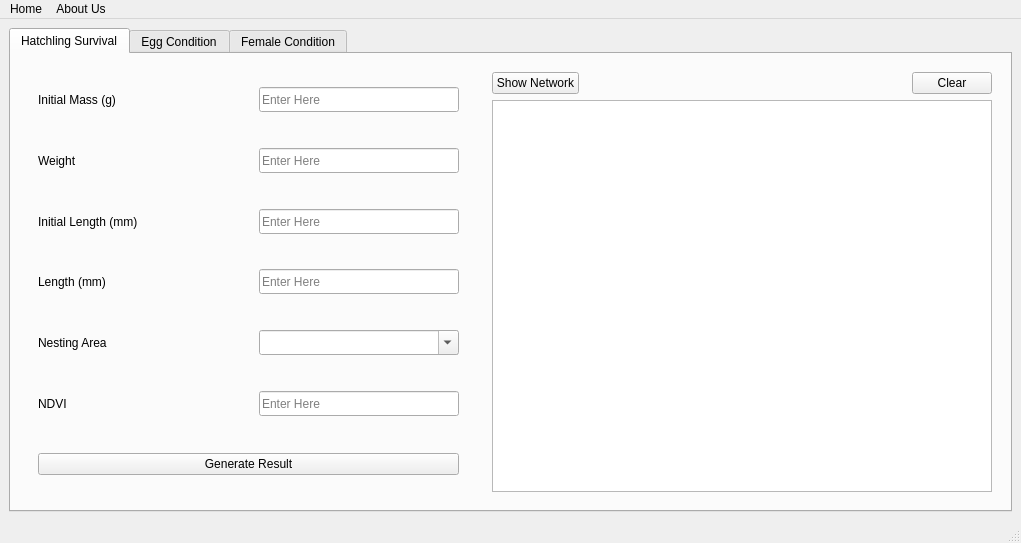
<?xml version="1.0" encoding="UTF-8"?>
<ui version="4.0">
 <class>MainWindow</class>
 <widget class="QMainWindow" name="MainWindow">
  <property name="geometry">
   <rect>
    <x>0</x>
    <y>0</y>
    <width>1021</width>
    <height>543</height>
   </rect>
  </property>
  <property name="windowTitle">
   <string>Survival Predictor</string>
  </property>
  <widget class="QWidget" name="centralwidget">
   <layout class="QHBoxLayout" name="horizontalLayout_8">
    <item>
     <widget class="QTabWidget" name="tabWidget">
      <property name="currentIndex">
       <number>0</number>
      </property>
      <widget class="QWidget" name="tab">
       <attribute name="title">
        <string>Hatchling Survival</string>
       </attribute>
       <layout class="QHBoxLayout" name="horizontalLayout_6">
        <item>
         <widget class="QWidget" name="widget" native="true">
          <layout class="QVBoxLayout" name="verticalLayout">
           <item>
            <widget class="QWidget" name="widget_2" native="true">
             <layout class="QHBoxLayout" name="horizontalLayout">
              <item>
               <widget class="QLabel" name="label">
                <property name="text">
                 <string>Initial Mass (g)</string>
                </property>
               </widget>
              </item>
              <item>
               <spacer name="horizontalSpacer">
                <property name="orientation">
                 <enum>Qt::Horizontal</enum>
                </property>
                <property name="sizeHint" stdset="0">
                 <size>
                  <width>40</width>
                  <height>20</height>
                 </size>
                </property>
               </spacer>
              </item>
              <item>
               <widget class="QLineEdit" name="initialMass_hatchling">
                <property name="minimumSize">
                 <size>
                  <width>200</width>
                  <height>25</height>
                 </size>
                </property>
                <property name="maximumSize">
                 <size>
                  <width>400</width>
                  <height>25</height>
                 </size>
                </property>
                <property name="placeholderText">
                 <string>Enter Here</string>
                </property>
               </widget>
              </item>
             </layout>
            </widget>
           </item>
           <item>
            <widget class="QWidget" name="widget_3" native="true">
             <layout class="QHBoxLayout" name="horizontalLayout_2">
              <item>
               <widget class="QLabel" name="label_3">
                <property name="text">
                 <string>Weight</string>
                </property>
               </widget>
              </item>
              <item>
               <spacer name="horizontalSpacer_2">
                <property name="orientation">
                 <enum>Qt::Horizontal</enum>
                </property>
                <property name="sizeHint" stdset="0">
                 <size>
                  <width>40</width>
                  <height>20</height>
                 </size>
                </property>
               </spacer>
              </item>
              <item>
               <widget class="QLineEdit" name="weight_hatchling">
                <property name="minimumSize">
                 <size>
                  <width>200</width>
                  <height>25</height>
                 </size>
                </property>
                <property name="maximumSize">
                 <size>
                  <width>400</width>
                  <height>25</height>
                 </size>
                </property>
                <property name="placeholderText">
                 <string>Enter Here</string>
                </property>
               </widget>
              </item>
             </layout>
            </widget>
           </item>
           <item>
            <widget class="QWidget" name="widget_4" native="true">
             <layout class="QHBoxLayout" name="horizontalLayout_3">
              <item>
               <widget class="QLabel" name="label_4">
                <property name="text">
                 <string>Initial Length (mm)</string>
                </property>
               </widget>
              </item>
              <item>
               <spacer name="horizontalSpacer_3">
                <property name="orientation">
                 <enum>Qt::Horizontal</enum>
                </property>
                <property name="sizeHint" stdset="0">
                 <size>
                  <width>40</width>
                  <height>20</height>
                 </size>
                </property>
               </spacer>
              </item>
              <item>
               <widget class="QLineEdit" name="initialLength_hatchling">
                <property name="minimumSize">
                 <size>
                  <width>200</width>
                  <height>25</height>
                 </size>
                </property>
                <property name="maximumSize">
                 <size>
                  <width>400</width>
                  <height>25</height>
                 </size>
                </property>
                <property name="placeholderText">
                 <string>Enter Here</string>
                </property>
               </widget>
              </item>
             </layout>
            </widget>
           </item>
           <item>
            <widget class="QWidget" name="widget_5" native="true">
             <layout class="QHBoxLayout" name="horizontalLayout_4">
              <item>
               <widget class="QLabel" name="label_5">
                <property name="text">
                 <string>Length (mm)</string>
                </property>
               </widget>
              </item>
              <item>
               <spacer name="horizontalSpacer_4">
                <property name="orientation">
                 <enum>Qt::Horizontal</enum>
                </property>
                <property name="sizeHint" stdset="0">
                 <size>
                  <width>40</width>
                  <height>20</height>
                 </size>
                </property>
               </spacer>
              </item>
              <item>
               <widget class="QLineEdit" name="length_hatchling">
                <property name="minimumSize">
                 <size>
                  <width>200</width>
                  <height>25</height>
                 </size>
                </property>
                <property name="maximumSize">
                 <size>
                  <width>400</width>
                  <height>25</height>
                 </size>
                </property>
                <property name="placeholderText">
                 <string>Enter Here</string>
                </property>
               </widget>
              </item>
             </layout>
            </widget>
           </item>
           <item>
            <widget class="QWidget" name="widget_8" native="true">
             <layout class="QHBoxLayout" name="horizontalLayout_7">
              <item>
               <widget class="QLabel" name="label_8">
                <property name="text">
                 <string>Nesting Area</string>
                </property>
               </widget>
              </item>
              <item>
               <spacer name="horizontalSpacer_7">
                <property name="orientation">
                 <enum>Qt::Horizontal</enum>
                </property>
                <property name="sizeHint" stdset="0">
                 <size>
                  <width>40</width>
                  <height>20</height>
                 </size>
                </property>
               </spacer>
              </item>
              <item>
               <widget class="QComboBox" name="nesting_hatchling">
                <property name="minimumSize">
                 <size>
                  <width>200</width>
                  <height>25</height>
                 </size>
                </property>
                <property name="maximumSize">
                 <size>
                  <width>400</width>
                  <height>25</height>
                 </size>
                </property>
                <property name="editable">
                 <bool>true</bool>
                </property>
                <property name="currentText">
                 <string/>
                </property>
               </widget>
              </item>
             </layout>
            </widget>
           </item>
           <item>
            <widget class="QWidget" name="widget_6" native="true">
             <layout class="QHBoxLayout" name="horizontalLayout_5">
              <item>
               <widget class="QLabel" name="label_6">
                <property name="text">
                 <string>NDVI</string>
                </property>
               </widget>
              </item>
              <item>
               <spacer name="horizontalSpacer_5">
                <property name="orientation">
                 <enum>Qt::Horizontal</enum>
                </property>
                <property name="sizeHint" stdset="0">
                 <size>
                  <width>40</width>
                  <height>20</height>
                 </size>
                </property>
               </spacer>
              </item>
              <item>
               <widget class="QLineEdit" name="ndvi_hatchling">
                <property name="minimumSize">
                 <size>
                  <width>200</width>
                  <height>25</height>
                 </size>
                </property>
                <property name="maximumSize">
                 <size>
                  <width>400</width>
                  <height>25</height>
                 </size>
                </property>
                <property name="placeholderText">
                 <string>Enter Here</string>
                </property>
               </widget>
              </item>
             </layout>
            </widget>
           </item>
           <item>
            <widget class="QWidget" name="widget_7" native="true">
             <layout class="QGridLayout" name="gridLayout_2">
              <item row="1" column="0">
               <widget class="QPushButton" name="process_hatchling">
                <property name="text">
                 <string>Generate Result</string>
                </property>
                <property name="iconSize">
                 <size>
                  <width>200</width>
                  <height>200</height>
                 </size>
                </property>
                <property name="shortcut">
                 <string>Return</string>
                </property>
               </widget>
              </item>
             </layout>
            </widget>
           </item>
          </layout>
         </widget>
        </item>
        <item>
         <widget class="QWidget" name="widget_13" native="true">
          <layout class="QGridLayout" name="gridLayout">
           <item row="0" column="2">
            <widget class="QPushButton" name="clear_hatchling">
             <property name="text">
              <string>Clear</string>
             </property>
            </widget>
           </item>
           <item row="0" column="1">
            <spacer name="horizontalSpacer_9">
             <property name="orientation">
              <enum>Qt::Horizontal</enum>
             </property>
             <property name="sizeHint" stdset="0">
              <size>
               <width>40</width>
               <height>20</height>
              </size>
             </property>
            </spacer>
           </item>
           <item row="0" column="0">
            <widget class="QPushButton" name="network_hatchling">
             <property name="text">
              <string>Show Network</string>
             </property>
            </widget>
           </item>
           <item row="1" column="0" colspan="3">
            <widget class="QGraphicsView" name="result_Hatchling">
             <property name="minimumSize">
              <size>
               <width>500</width>
               <height>0</height>
              </size>
             </property>
            </widget>
           </item>
          </layout>
         </widget>
        </item>
       </layout>
      </widget>
      <widget class="QWidget" name="tab_2">
       <attribute name="title">
        <string>Egg Condition</string>
       </attribute>
       <layout class="QHBoxLayout" name="horizontalLayout_18">
        <item>
         <widget class="QWidget" name="widget_17" native="true">
          <layout class="QVBoxLayout" name="verticalLayout_3">
           <item>
            <widget class="QWidget" name="widget_18" native="true">
             <layout class="QHBoxLayout" name="horizontalLayout_17">
              <item>
               <widget class="QLabel" name="label_13">
                <property name="text">
                 <string>NDVI</string>
                </property>
               </widget>
              </item>
              <item>
               <spacer name="horizontalSpacer_13">
                <property name="orientation">
                 <enum>Qt::Horizontal</enum>
                </property>
                <property name="sizeHint" stdset="0">
                 <size>
                  <width>40</width>
                  <height>20</height>
                 </size>
                </property>
               </spacer>
              </item>
              <item>
               <widget class="QLineEdit" name="ndvi_egg">
                <property name="minimumSize">
                 <size>
                  <width>200</width>
                  <height>25</height>
                 </size>
                </property>
                <property name="maximumSize">
                 <size>
                  <width>400</width>
                  <height>25</height>
                 </size>
                </property>
                <property name="placeholderText">
                 <string>Enter Here</string>
                </property>
               </widget>
              </item>
             </layout>
            </widget>
           </item>
           <item>
            <spacer name="verticalSpacer_2">
             <property name="orientation">
              <enum>Qt::Vertical</enum>
             </property>
             <property name="sizeHint" stdset="0">
              <size>
               <width>20</width>
               <height>40</height>
              </size>
             </property>
            </spacer>
           </item>
           <item>
            <widget class="QWidget" name="widget_20" native="true">
             <layout class="QHBoxLayout" name="horizontalLayout_16">
              <item>
               <widget class="QLabel" name="label_15">
                <property name="text">
                 <string>Temperature</string>
                </property>
               </widget>
              </item>
              <item>
               <spacer name="horizontalSpacer_14">
                <property name="orientation">
                 <enum>Qt::Horizontal</enum>
                </property>
                <property name="sizeHint" stdset="0">
                 <size>
                  <width>40</width>
                  <height>20</height>
                 </size>
                </property>
               </spacer>
              </item>
              <item>
               <widget class="QLineEdit" name="temp_egg">
                <property name="minimumSize">
                 <size>
                  <width>200</width>
                  <height>25</height>
                 </size>
                </property>
                <property name="maximumSize">
                 <size>
                  <width>400</width>
                  <height>25</height>
                 </size>
                </property>
                <property name="placeholderText">
                 <string>Enter Here</string>
                </property>
               </widget>
              </item>
             </layout>
            </widget>
           </item>
           <item>
            <spacer name="verticalSpacer">
             <property name="orientation">
              <enum>Qt::Vertical</enum>
             </property>
             <property name="sizeHint" stdset="0">
              <size>
               <width>20</width>
               <height>40</height>
              </size>
             </property>
            </spacer>
           </item>
           <item>
            <widget class="QPushButton" name="process_egg">
             <property name="text">
              <string>Generate Result</string>
             </property>
             <property name="shortcut">
              <string>Return</string>
             </property>
            </widget>
           </item>
          </layout>
         </widget>
        </item>
        <item>
         <widget class="QWidget" name="widget_21" native="true">
          <layout class="QGridLayout" name="gridLayout_5">
           <item row="0" column="1">
            <spacer name="horizontalSpacer_11">
             <property name="orientation">
              <enum>Qt::Horizontal</enum>
             </property>
             <property name="sizeHint" stdset="0">
              <size>
               <width>40</width>
               <height>20</height>
              </size>
             </property>
            </spacer>
           </item>
           <item row="0" column="2">
            <widget class="QPushButton" name="clear_egg">
             <property name="text">
              <string>Clear</string>
             </property>
            </widget>
           </item>
           <item row="0" column="0">
            <widget class="QPushButton" name="network_egg">
             <property name="text">
              <string>Show Network</string>
             </property>
            </widget>
           </item>
           <item row="1" column="0" colspan="3">
            <widget class="QGraphicsView" name="result_Egg">
             <property name="minimumSize">
              <size>
               <width>500</width>
               <height>0</height>
              </size>
             </property>
            </widget>
           </item>
          </layout>
         </widget>
        </item>
       </layout>
      </widget>
      <widget class="QWidget" name="tab_3">
       <attribute name="title">
        <string>Female Condition</string>
       </attribute>
       <layout class="QHBoxLayout" name="horizontalLayout_11">
        <item>
         <widget class="QWidget" name="widget_9" native="true">
          <layout class="QVBoxLayout" name="verticalLayout_2">
           <item>
            <widget class="QWidget" name="widget_11" native="true">
             <layout class="QHBoxLayout" name="horizontalLayout_9">
              <item>
               <widget class="QLabel" name="label_2">
                <property name="text">
                 <string>Body Condition Index</string>
                </property>
               </widget>
              </item>
              <item>
               <spacer name="horizontalSpacer_6">
                <property name="orientation">
                 <enum>Qt::Horizontal</enum>
                </property>
                <property name="sizeHint" stdset="0">
                 <size>
                  <width>40</width>
                  <height>20</height>
                 </size>
                </property>
               </spacer>
              </item>
              <item>
               <widget class="QLineEdit" name="bodyCondition_female">
                <property name="minimumSize">
                 <size>
                  <width>200</width>
                  <height>25</height>
                 </size>
                </property>
                <property name="maximumSize">
                 <size>
                  <width>400</width>
                  <height>25</height>
                 </size>
                </property>
                <property name="placeholderText">
                 <string>Enter Here</string>
                </property>
               </widget>
              </item>
             </layout>
            </widget>
           </item>
           <item>
            <widget class="QWidget" name="widget_12" native="true">
             <layout class="QHBoxLayout" name="horizontalLayout_10">
              <item>
               <widget class="QLabel" name="label_10">
                <property name="text">
                 <string>Elevation (m)</string>
                </property>
               </widget>
              </item>
              <item>
               <spacer name="horizontalSpacer_10">
                <property name="orientation">
                 <enum>Qt::Horizontal</enum>
                </property>
                <property name="sizeHint" stdset="0">
                 <size>
                  <width>83</width>
                  <height>20</height>
                 </size>
                </property>
               </spacer>
              </item>
              <item>
               <widget class="QLineEdit" name="elevation_female">
                <property name="minimumSize">
                 <size>
                  <width>200</width>
                  <height>25</height>
                 </size>
                </property>
                <property name="maximumSize">
                 <size>
                  <width>400</width>
                  <height>25</height>
                 </size>
                </property>
                <property name="placeholderText">
                 <string>Enter Here</string>
                </property>
               </widget>
              </item>
             </layout>
            </widget>
           </item>
           <item>
            <widget class="QPushButton" name="process_female">
             <property name="text">
              <string>Generate Result</string>
             </property>
             <property name="shortcut">
              <string>Return</string>
             </property>
            </widget>
           </item>
          </layout>
         </widget>
        </item>
        <item>
         <widget class="QWidget" name="widget_10" native="true">
          <layout class="QGridLayout" name="gridLayout_3">
           <item row="0" column="2">
            <widget class="QPushButton" name="clear_female">
             <property name="text">
              <string>Clear</string>
             </property>
            </widget>
           </item>
           <item row="0" column="1">
            <spacer name="horizontalSpacer_8">
             <property name="orientation">
              <enum>Qt::Horizontal</enum>
             </property>
             <property name="sizeHint" stdset="0">
              <size>
               <width>40</width>
               <height>20</height>
              </size>
             </property>
            </spacer>
           </item>
           <item row="0" column="0">
            <widget class="QPushButton" name="network_female">
             <property name="text">
              <string>Show Network</string>
             </property>
            </widget>
           </item>
           <item row="1" column="0" colspan="4">
            <widget class="QGraphicsView" name="result_female">
             <property name="minimumSize">
              <size>
               <width>500</width>
               <height>0</height>
              </size>
             </property>
            </widget>
           </item>
          </layout>
         </widget>
        </item>
       </layout>
      </widget>
     </widget>
    </item>
   </layout>
  </widget>
  <widget class="QMenuBar" name="menubar">
   <property name="geometry">
    <rect>
     <x>0</x>
     <y>0</y>
     <width>1021</width>
     <height>26</height>
    </rect>
   </property>
   <widget class="QMenu" name="menuHome">
    <property name="title">
     <string>Home</string>
    </property>
   </widget>
   <widget class="QMenu" name="menuAbout_Us">
    <property name="title">
     <string>About Us</string>
    </property>
   </widget>
   <addaction name="menuHome"/>
   <addaction name="menuAbout_Us"/>
  </widget>
  <widget class="QStatusBar" name="statusbar"/>
 </widget>
 <resources/>
 <connections>
  <connection>
   <sender>clear_egg</sender>
   <signal>clicked()</signal>
   <receiver>result_Egg</receiver>
   <slot>invalidateScene()</slot>
   <hints>
    <hint type="sourcelabel">
     <x>983</x>
     <y>92</y>
    </hint>
    <hint type="destinationlabel">
     <x>736</x>
     <y>480</y>
    </hint>
   </hints>
  </connection>
  <connection>
   <sender>clear_egg</sender>
   <signal>clicked()</signal>
   <receiver>temp_egg</receiver>
   <slot>clear()</slot>
   <hints>
    <hint type="sourcelabel">
     <x>983</x>
     <y>101</y>
    </hint>
    <hint type="destinationlabel">
     <x>376</x>
     <y>288</y>
    </hint>
   </hints>
  </connection>
  <connection>
   <sender>clear_egg</sender>
   <signal>clicked()</signal>
   <receiver>ndvi_egg</receiver>
   <slot>clear()</slot>
   <hints>
    <hint type="sourcelabel">
     <x>917</x>
     <y>100</y>
    </hint>
    <hint type="destinationlabel">
     <x>381</x>
     <y>104</y>
    </hint>
   </hints>
  </connection>
  <connection>
   <sender>clear_female</sender>
   <signal>clicked()</signal>
   <receiver>bodyCondition_female</receiver>
   <slot>clear()</slot>
   <hints>
    <hint type="sourcelabel">
     <x>925</x>
     <y>100</y>
    </hint>
    <hint type="destinationlabel">
     <x>414</x>
     <y>170</y>
    </hint>
   </hints>
  </connection>
  <connection>
   <sender>clear_female</sender>
   <signal>clicked()</signal>
   <receiver>elevation_female</receiver>
   <slot>clear()</slot>
   <hints>
    <hint type="sourcelabel">
     <x>898</x>
     <y>87</y>
    </hint>
    <hint type="destinationlabel">
     <x>366</x>
     <y>363</y>
    </hint>
   </hints>
  </connection>
  <connection>
   <sender>clear_female</sender>
   <signal>clicked()</signal>
   <receiver>result_female</receiver>
   <slot>invalidateScene()</slot>
   <hints>
    <hint type="sourcelabel">
     <x>966</x>
     <y>102</y>
    </hint>
    <hint type="destinationlabel">
     <x>837</x>
     <y>131</y>
    </hint>
   </hints>
  </connection>
  <connection>
   <sender>clear_hatchling</sender>
   <signal>clicked()</signal>
   <receiver>result_Hatchling</receiver>
   <slot>invalidateScene()</slot>
   <hints>
    <hint type="sourcelabel">
     <x>932</x>
     <y>96</y>
    </hint>
    <hint type="destinationlabel">
     <x>866</x>
     <y>145</y>
    </hint>
   </hints>
  </connection>
  <connection>
   <sender>clear_hatchling</sender>
   <signal>clicked()</signal>
   <receiver>initialMass_hatchling</receiver>
   <slot>clear()</slot>
   <hints>
    <hint type="sourcelabel">
     <x>957</x>
     <y>96</y>
    </hint>
    <hint type="destinationlabel">
     <x>315</x>
     <y>118</y>
    </hint>
   </hints>
  </connection>
  <connection>
   <sender>clear_hatchling</sender>
   <signal>clicked()</signal>
   <receiver>weight_hatchling</receiver>
   <slot>clear()</slot>
   <hints>
    <hint type="sourcelabel">
     <x>974</x>
     <y>101</y>
    </hint>
    <hint type="destinationlabel">
     <x>379</x>
     <y>167</y>
    </hint>
   </hints>
  </connection>
  <connection>
   <sender>clear_hatchling</sender>
   <signal>clicked()</signal>
   <receiver>initialLength_hatchling</receiver>
   <slot>clear()</slot>
   <hints>
    <hint type="sourcelabel">
     <x>905</x>
     <y>107</y>
    </hint>
    <hint type="destinationlabel">
     <x>353</x>
     <y>224</y>
    </hint>
   </hints>
  </connection>
  <connection>
   <sender>clear_hatchling</sender>
   <signal>clicked()</signal>
   <receiver>length_hatchling</receiver>
   <slot>clear()</slot>
   <hints>
    <hint type="sourcelabel">
     <x>926</x>
     <y>101</y>
    </hint>
    <hint type="destinationlabel">
     <x>413</x>
     <y>287</y>
    </hint>
   </hints>
  </connection>
  <connection>
   <sender>clear_hatchling</sender>
   <signal>clicked()</signal>
   <receiver>ndvi_hatchling</receiver>
   <slot>clear()</slot>
   <hints>
    <hint type="sourcelabel">
     <x>935</x>
     <y>98</y>
    </hint>
    <hint type="destinationlabel">
     <x>342</x>
     <y>400</y>
    </hint>
   </hints>
  </connection>
 </connections>
</ui>
